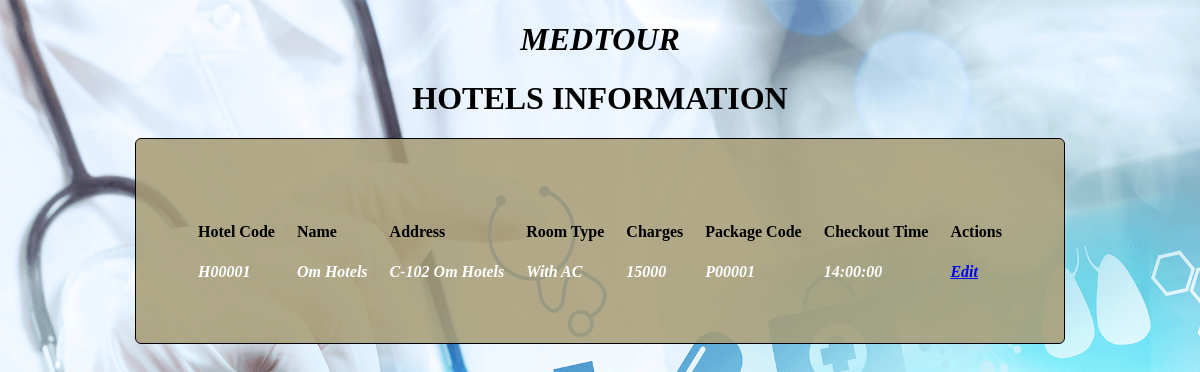
/Project/HotelsEdit.php, run on the app's committed database.
### tables this page shows
CREATE TABLE IF NOT EXISTS `hotels` (
  `htcode` varchar(15) NOT NULL,
  `nm` varchar(20) NOT NULL,
  `addr` varchar(50) NOT NULL,
  `rtype` varchar(20) NOT NULL,
  `chrgs` bigint(20) NOT NULL,
  `pcode` varchar(15) NOT NULL,
  `chkout` time NOT NULL,
  PRIMARY KEY (`htcode`)
);

### Project/HotelsEdit.php (the view, shortened to what this page needs)
<!DOCTYPE HTML>
<html>
<head>
     <link rel="stylesheet" type="text/css" href="css.css" />
</head>
<body border="1" bgcolor="">
<center>
<marquee><h1 class="impact"style="color:black;"><b><i>MEDTOUR</i></b></h1></marquee>
<h1 class="impact" style="color:black;"><b>HOTELS INFORMATION</b></h1>
<form >
<table align="center" cellpadding="10" bgcolor="white" style="border:1px solid black" bordercolor="#D7DF01">
<tr>
<td><a href='index.html'></a></td>
</tr>
<tr>
<th>Hotel Code</th>
<th>Name</th>
<th>Address</th>
<th>Room Type</th>
<th>Charges</th>
<th>Package Code</th>
<th>Checkout Time</th>
<th>Actions</th>
</tr>
<?php
$con=mysql_connect("localhost","root","");
if($con)
{
$sql="select * from hotels";
$result=mysql_query($sql,$con);
while($row=mysql_fetch_array($result))
{
    $DB_HotelCode=$row['htcode'];
    $DB_Name=$row['nm'];
    $DB_Address=$row['addr'];
    $DB_RoomType=$row['rtype'];
    $DB_Charges=$row['chrgs'];
    $DB_PackageCode=$row['pcode'];
    $DB_CheckoutTime=$row['chkout'];
   }
?>
<tr>
<td><?php echo $DB_HotelCode;?></td>
<td><?php echo $DB_Name;?></td>
<td><?php echo $DB_Address;?></td>
<td><?php echo $DB_RoomType;?></td>
<td><?php echo $DB_Charges;?></td>
<td><?php echo $DB_PackageCode;?></td>
<td><?php echo $DB_CheckoutTime;?></td>
<td><a href="HotelsEditDetails.php?htcode=<?php echo $DB_HotelCode;?>">Edit</a></td>
</tr>
<?php
}
?>
</table>
</form>
</center>
</body>
</html>

### Project/css.css (style rules this page uses)
body { text-align: center; background-image: url('bg1.jpg'); background-repeat: no-repeat; background-attachment: fixed; background-size: 100% 100%; }
table { text-align:left; padding:50px; background: rgb(167 157 118 / 87%); border-radius: 6px; }
td { font-style: italic; color: white; font-weight: bold; }

### Project/HotelsEdit.php (style rules this page uses)
body { background-image: url('bg1.jpg'); background-repeat: no-repeat; background-attachment: fixed; background-size: 100% 100%; }

### data on the page
hotels: htcode "H00001", nm "Om Hotels", addr "C-102 Om Hotels", rtype "With AC", chrgs "15000", pcode "P00001", chkout "14:00:00"
